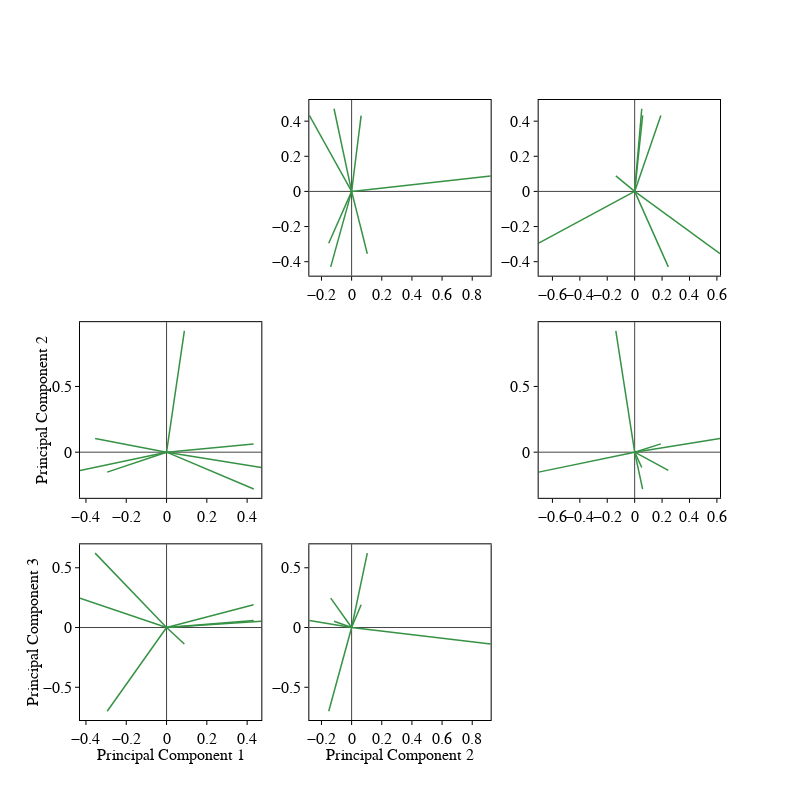

Write notebook code for a chart like this one.
### Markdown cell above
### Plot loadings of first 3 PCs ###

### Code cell
fig = make_subplots(rows=3, cols=3, vertical_spacing=0.075, shared_xaxes=False, shared_yaxes=False, horizontal_spacing=0.075)
for k in range(3):
    for l in range(3):
        if k!=l:
            for i, analyte in enumerate(features):
                fig.add_trace(go.Scatter(x=[0]+[pca.components_[l,i]],
                                             y=[0]+[pca.components_[k,i]],
                                             mode='lines', showlegend=False,
                                             line=dict(width=1.5, color='rgb(54, 146, 68)'),
                                             name=analyte), row=k+1, col=l+1)
                if k==2:
                    fig.update_xaxes(title='Principal Component '+str(l+1), ticks='outside', ticklen=4, tickangle=0, nticks=8, title_standoff=0.5,

                                      titlefont=dict(family='Myriad Pro', size=16, color='black'),row=k+1, col=l+1)
                if l==0:
                    fig.update_yaxes(title='Principal Component '+str(k+1), ticks='outside', ticklen=4, tickangle=0, title_standoff=0,
                                      titlefont=dict(family='Myriad Pro', size=16, color='black'),row=k+1, col=l+1)

                if k!=2:
                    fig.update_xaxes(ticks='')

                        
                        
fig.update_layout(height=800, width=800, legend_x= 0.1, legend_y=-0.15, legend_font=dict(family='Myriad Pro', size=12, color='black'), legend_orientation='h')
fig.update_xaxes(showline=True, linewidth=1, linecolor='black', mirror=True, side='bottom',
                              ticks='outside', ticklen=4, tickangle=0, nticks=8,
                              tickfont=dict(size=16, family='Myriad Pro', color='black'), tickcolor='black',
                              showgrid=False,zeroline=True)
fig.update_yaxes(showgrid=False, zeroline=True,
                            tickfont=dict(family='Myriad Pro',size=16, color='black'), tickcolor='black', 

                              showline=True, linewidth=1, linecolor='black', mirror=True,
                              ticks='outside', ticklen=4, tickangle=0)
            
plot(fig)
#pio.write_image(fig,"Figures/si_fig_red_pca_loadings.svg",format='svg')

### Figure 1 — Plotly figure (JSON) as saved in the notebook; plotly's stock layout.template omitted (floating-point values rounded to 4 significant figures)
{"data": [{"line": {"color": "rgb(54, 146, 68)", "width": 1.5}, "mode": "lines", "name": "acetate", "showlegend": false, "type": "scatter", "x": [0, -0.2805], "xaxis": "x2", "y": [0, 0.4328], "yaxis": "y2"}, {"line": {"color": "rgb(54, 146, 68)", "width": 1.5}, "mode": "lines", "name": "formate", "showlegend": false, "type": "scatter", "x": [0, -0.1166], "xaxis": "x2", "y": [0, 0.4705], "yaxis": "y2"}, {"line": {"color": "rgb(54, 146, 68)", "width": 1.5}, "mode": "lines", "name": "lactate", "showlegend": false, "type": "scatter", "x": [0, -0.1387], "xaxis": "x2", "y": [0, -0.4296], "yaxis": "y2"}, {"line": {"color": "rgb(54, 146, 68)", "width": 1.5}, "mode": "lines", "name": "pyruvate", "showlegend": false, "type": "scatter", "x": [0, -0.1519], "xaxis": "x2", "y": [0, -0.2946], "yaxis": "y2"}, {"line": {"color": "rgb(54, 146, 68)", "width": 1.5}, "mode": "lines", "name": "succinate", "showlegend": false, "type": "scatter", "x": [0, 0.104], "xaxis": "x2", "y": [0, -0.3546], "yaxis": "y2"}, {"line": {"color": "rgb(54, 146, 68)", "width": 1.5}, "mode": "lines", "name": "growth_rate", "showlegend": false, "type": "scatter", "x": [0, 0.06312], "xaxis": "x2", "y": [0, 0.4318], "yaxis": "y2"}, {"line": {"color": "rgb(54, 146, 68)", "width": 1.5}, "mode": "lines", "name": "biomass_yield", "showlegend": false, "type": "scatter", "x": [0, 0.9223], "xaxis": "x2", "y": [0, 0.08843], "yaxis": "y2"}, {"line": {"color": "rgb(54, 146, 68)", "width": 1.5}, "mode": "lines", "name": "acetate", "showlegend": false, "type": "scatter", "x": [0, 0.05826], "xaxis": "x3", "y": [0, 0.4328], "yaxis": "y3"}, {"line": {"color": "rgb(54, 146, 68)", "width": 1.5}, "mode": "lines", "name": "formate", "showlegend": false, "type": "scatter", "x": [0, 0.05184], "xaxis": "x3", "y": [0, 0.4705], "yaxis": "y3"}, {"line": {"color": "rgb(54, 146, 68)", "width": 1.5}, "mode": "lines", "name": "lactate", "showlegend": false, "type": "scatter", "x": [0, 0.2456], "xaxis": "x3", "y": [0, -0.4296], "yaxis": "y3"}, {"line": {"color": "rgb(54, 146, 68)", "width": 1.5}, "mode": "lines", "name": "pyruvate", "showlegend": false, "type": "scatter", "x": [0, -0.7004], "xaxis": "x3", "y": [0, -0.2946], "yaxis": "y3"}, {"line": {"color": "rgb(54, 146, 68)", "width": 1.5}, "mode": "lines", "name": "succinate", "showlegend": false, "type": "scatter", "x": [0, 0.6226], "xaxis": "x3", "y": [0, -0.3546], "yaxis": "y3"}, {"line": {"color": "rgb(54, 146, 68)", "width": 1.5}, "mode": "lines", "name": "growth_rate", "showlegend": false, "type": "scatter", "x": [0, 0.1911], "xaxis": "x3", "y": [0, 0.4318], "yaxis": "y3"}, {"line": {"color": "rgb(54, 146, 68)", "width": 1.5}, "mode": "lines", "name": "biomass_yield", "showlegend": false, "type": "scatter", "x": [0, -0.1374], "xaxis": "x3", "y": [0, 0.08843], "yaxis": "y3"}, {"line": {"color": "rgb(54, 146, 68)", "width": 1.5}, "mode": "lines", "name": "acetate", "showlegend": false, "type": "scatter", "x": [0, 0.4328], "xaxis": "x4", "y": [0, -0.2805], "yaxis": "y4"}, {"line": {"color": "rgb(54, 146, 68)", "width": 1.5}, "mode": "lines", "name": "formate", "showlegend": false, "type": "scatter", "x": [0, 0.4705], "xaxis": "x4", "y": [0, -0.1166], "yaxis": "y4"}, {"line": {"color": "rgb(54, 146, 68)", "width": 1.5}, "mode": "lines", "name": "lactate", "showlegend": false, "type": "scatter", "x": [0, -0.4296], "xaxis": "x4", "y": [0, -0.1387], "yaxis": "y4"}, {"line": {"color": "rgb(54, 146, 68)", "width": 1.5}, "mode": "lines", "name": "pyruvate", "showlegend": false, "type": "scatter", "x": [0, -0.2946], "xaxis": "x4", "y": [0, -0.1519], "yaxis": "y4"}, {"line": {"color": "rgb(54, 146, 68)", "width": 1.5}, "mode": "lines", "name": "succinate", "showlegend": false, "type": "scatter", "x": [0, -0.3546], "xaxis": "x4", "y": [0, 0.104], "yaxis": "y4"}, {"line": {"color": "rgb(54, 146, 68)", "width": 1.5}, "mode": "lines", "name": "growth_rate", "showlegend": false, "type": "scatter", "x": [0, 0.4318], "xaxis": "x4", "y": [0, 0.06312], "yaxis": "y4"}, {"line": {"color": "rgb(54, 146, 68)", "width": 1.5}, "mode": "lines", "name": "biomass_yield", "showlegend": false, "type": "scatter", "x": [0, 0.08843], "xaxis": "x4", "y": [0, 0.9223], "yaxis": "y4"}, {"line": {"color": "rgb(54, 146, 68)", "width": 1.5}, "mode": "lines", "name": "acetate", "showlegend": false, "type": "scatter", "x": [0, 0.05826], "xaxis": "x6", "y": [0, -0.2805], "yaxis": "y6"}, {"line": {"color": "rgb(54, 146, 68)", "width": 1.5}, "mode": "lines", "name": "formate", "showlegend": false, "type": "scatter", "x": [0, 0.05184], "xaxis": "x6", "y": [0, -0.1166], "yaxis": "y6"}, {"line": {"color": "rgb(54, 146, 68)", "width": 1.5}, "mode": "lines", "name": "lactate", "showlegend": false, "type": "scatter", "x": [0, 0.2456], "xaxis": "x6", "y": [0, -0.1387], "yaxis": "y6"}, {"line": {"color": "rgb(54, 146, 68)", "width": 1.5}, "mode": "lines", "name": "pyruvate", "showlegend": false, "type": "scatter", "x": [0, -0.7004], "xaxis": "x6", "y": [0, -0.1519], "yaxis": "y6"}, {"line": {"color": "rgb(54, 146, 68)", "width": 1.5}, "mode": "lines", "name": "succinate", "showlegend": false, "type": "scatter", "x": [0, 0.6226], "xaxis": "x6", "y": [0, 0.104], "yaxis": "y6"}, {"line": {"color": "rgb(54, 146, 68)", "width": 1.5}, "mode": "lines", "name": "growth_rate", "showlegend": false, "type": "scatter", "x": [0, 0.1911], "xaxis": "x6", "y": [0, 0.06312], "yaxis": "y6"}, {"line": {"color": "rgb(54, 146, 68)", "width": 1.5}, "mode": "lines", "name": "biomass_yield", "showlegend": false, "type": "scatter", "x": [0, -0.1374], "xaxis": "x6", "y": [0, 0.9223], "yaxis": "y6"}, {"line": {"color": "rgb(54, 146, 68)", "width": 1.5}, "mode": "lines", "name": "acetate", "showlegend": false, "type": "scatter", "x": [0, 0.4328], "xaxis": "x7", "y": [0, 0.05826], "yaxis": "y7"}, {"line": {"color": "rgb(54, 146, 68)", "width": 1.5}, "mode": "lines", "name": "formate", "showlegend": false, "type": "scatter", "x": [0, 0.4705], "xaxis": "x7", "y": [0, 0.05184], "yaxis": "y7"}, {"line": {"color": "rgb(54, 146, 68)", "width": 1.5}, "mode": "lines", "name": "lactate", "showlegend": false, "type": "scatter", "x": [0, -0.4296], "xaxis": "x7", "y": [0, 0.2456], "yaxis": "y7"}, {"line": {"color": "rgb(54, 146, 68)", "width": 1.5}, "mode": "lines", "name": "pyruvate", "showlegend": false, "type": "scatter", "x": [0, -0.2946], "xaxis": "x7", "y": [0, -0.7004], "yaxis": "y7"}, {"line": {"color": "rgb(54, 146, 68)", "width": 1.5}, "mode": "lines", "name": "succinate", "showlegend": false, "type": "scatter", "x": [0, -0.3546], "xaxis": "x7", "y": [0, 0.6226], "yaxis": "y7"}, {"line": {"color": "rgb(54, 146, 68)", "width": 1.5}, "mode": "lines", "name": "growth_rate", "showlegend": false, "type": "scatter", "x": [0, 0.4318], "xaxis": "x7", "y": [0, 0.1911], "yaxis": "y7"}, {"line": {"color": "rgb(54, 146, 68)", "width": 1.5}, "mode": "lines", "name": "biomass_yield", "showlegend": false, "type": "scatter", "x": [0, 0.08843], "xaxis": "x7", "y": [0, -0.1374], "yaxis": "y7"}, {"line": {"color": "rgb(54, 146, 68)", "width": 1.5}, "mode": "lines", "name": "acetate", "showlegend": false, "type": "scatter", "x": [0, -0.2805], "xaxis": "x8", "y": [0, 0.05826], "yaxis": "y8"}, {"line": {"color": "rgb(54, 146, 68)", "width": 1.5}, "mode": "lines", "name": "formate", "showlegend": false, "type": "scatter", "x": [0, -0.1166], "xaxis": "x8", "y": [0, 0.05184], "yaxis": "y8"}, {"line": {"color": "rgb(54, 146, 68)", "width": 1.5}, "mode": "lines", "name": "lactate", "showlegend": false, "type": "scatter", "x": [0, -0.1387], "xaxis": "x8", "y": [0, 0.2456], "yaxis": "y8"}, {"line": {"color": "rgb(54, 146, 68)", "width": 1.5}, "mode": "lines", "name": "pyruvate", "showlegend": false, "type": "scatter", "x": [0, -0.1519], "xaxis": "x8", "y": [0, -0.7004], "yaxis": "y8"}, {"line": {"color": "rgb(54, 146, 68)", "width": 1.5}, "mode": "lines", "name": "succinate", "showlegend": false, "type": "scatter", "x": [0, 0.104], "xaxis": "x8", "y": [0, 0.6226], "yaxis": "y8"}, {"line": {"color": "rgb(54, 146, 68)", "width": 1.5}, "mode": "lines", "name": "growth_rate", "showlegend": false, "type": "scatter", "x": [0, 0.06312], "xaxis": "x8", "y": [0, 0.1911], "yaxis": "y8"}, {"line": {"color": "rgb(54, 146, 68)", "width": 1.5}, "mode": "lines", "name": "biomass_yield", "showlegend": false, "type": "scatter", "x": [0, 0.9223], "xaxis": "x8", "y": [0, -0.1374], "yaxis": "y8"}], "layout": {"height": 800, "legend": {"font": {"color": "black", "family": "Myriad Pro", "size": 12}, "orientation": "h", "x": 0.1, "y": -0.15}, "width": 800, "xaxis": {"anchor": "y", "domain": [0, 0.2833], "linecolor": "black", "linewidth": 1, "mirror": true, "nticks": 8, "showgrid": false, "showline": true, "side": "bottom", "tickangle": 0, "tickcolor": "black", "tickfont": {"color": "black", "family": "Myriad Pro", "size": 16}, "ticklen": 4, "ticks": "outside", "zeroline": true}, "xaxis2": {"anchor": "y2", "domain": [0.3583, 0.6417], "linecolor": "black", "linewidth": 1, "mirror": true, "nticks": 8, "showgrid": false, "showline": true, "side": "bottom", "tickangle": 0, "tickcolor": "black", "tickfont": {"color": "black", "family": "Myriad Pro", "size": 16}, "ticklen": 4, "ticks": "outside", "zeroline": true}, "xaxis3": {"anchor": "y3", "domain": [0.7167, 1], "linecolor": "black", "linewidth": 1, "mirror": true, "nticks": 8, "showgrid": false, "showline": true, "side": "bottom", "tickangle": 0, "tickcolor": "black", "tickfont": {"color": "black", "family": "Myriad Pro", "size": 16}, "ticklen": 4, "ticks": "outside", "zeroline": true}, "xaxis4": {"anchor": "y4", "domain": [0, 0.2833], "linecolor": "black", "linewidth": 1, "mirror": true, "nticks": 8, "showgrid": false, "showline": true, "side": "bottom", "tickangle": 0, "tickcolor": "black", "tickfont": {"color": "black", "family": "Myriad Pro", "size": 16}, "ticklen": 4, "ticks": "outside", "zeroline": true}, "xaxis5": {"anchor": "y5", "domain": [0.3583, 0.6417], "linecolor": "black", "linewidth": 1, "mirror": true, "nticks": 8, "showgrid": false, "showline": true, "side": "bottom", "tickangle": 0, "tickcolor": "black", "tickfont": {"color": "black", "family": "Myriad Pro", "size": 16}, "ticklen": 4, "ticks": "outside", "zeroline": true}, "xaxis6": {"anchor": "y6", "domain": [0.7167, 1], "linecolor": "black", "linewidth": 1, "mirror": true, "nticks": 8, "showgrid": false, "showline": true, "side": "bottom", "tickangle": 0, "tickcolor": "black", "tickfont": {"color": "black", "family": "Myriad Pro", "size": 16}, "ticklen": 4, "ticks": "outside", "zeroline": true}, "xaxis7": {"anchor": "y7", "domain": [0, 0.2833], "linecolor": "black", "linewidth": 1, "mirror": true, "nticks": 8, "showgrid": false, "showline": true, "side": "bottom", "tickangle": 0, "tickcolor": "black", "tickfont": {"color": "black", "family": "Myriad Pro", "size": 16}, "ticklen": 4, "ticks": "outside", "title": {"font": {"color": "black", "family": "Myriad Pro", "size": 16}, "standoff": 0.5, "text": "Principal Component 1"}, "zeroline": true}, "xaxis8": {"anchor": "y8", "domain": [0.3583, 0.6417], "linecolor": "black", "linewidth": 1, "mirror": true, "nticks": 8, "showgrid": false, "showline": true, "side": "bottom", "tickangle": 0, "tickcolor": "black", "tickfont": {"color": "black", "family": "Myriad Pro", "size": 16}, "ticklen": 4, "ticks": "outside", "title": {"font": {"color": "black", "family": "Myriad Pro", "size": 16}, "standoff": 0.5, "text": "Principal Component 2"}, "zeroline": true}, "xaxis9": {"anchor": "y9", "domain": [0.7167, 1], "linecolor": "black", "linewidth": 1, "mirror": true, "nticks": 8, "showgrid": false, "showline": true, "side": "bottom", "tickangle": 0, "tickcolor": "black", "tickfont": {"color": "black", "family": "Myriad Pro", "size": 16}, "ticklen": 4, "ticks": "outside", "zeroline": true}, "yaxis": {"anchor": "x", "domain": [0.7167, 1], "linecolor": "black", "linewidth": 1, "mirror": true, "showgrid": false, "showline": true, "tickangle": 0, "tickcolor": "black", "tickfont": {"color": "black", "family": "Myriad Pro", "size": 16}, "ticklen": 4, "ticks": "outside", "zeroline": true}, "yaxis2": {"anchor": "x2", "domain": [0.7167, 1], "linecolor": "black", "linewidth": 1, "mirror": true, "showgrid": false, "showline": true, "tickangle": 0, "tickcolor": "black", "tickfont": {"color": "black", "family": "Myriad Pro", "size": 16}, "ticklen": 4, "ticks": "outside", "zeroline": true}, "yaxis3": {"anchor": "x3", "domain": [0.7167, 1], "linecolor": "black", "linewidth": 1, "mirror": true, "showgrid": false, "showline": true, "tickangle": 0, "tickcolor": "black", "tickfont": {"color": "black", "family": "Myriad Pro", "size": 16}, "ticklen": 4, "ticks": "outside", "zeroline": true}, "yaxis4": {"anchor": "x4", "domain": [0.3583, 0.6417], "linecolor": "black", "linewidth": 1, "mirror": true, "showgrid": false, "showline": true, "tickangle": 0, "tickcolor": "black", "tickfont": {"color": "black", "family": "Myriad Pro", "size": 16}, "ticklen": 4, "ticks": "outside", "title": {"font": {"color": "black", "family": "Myriad Pro", "size": 16}, "standoff": 0, "text": "Principal Component 2"}, "zeroline": true}, "yaxis5": {"anchor": "x5", "domain": [0.3583, 0.6417], "linecolor": "black", "linewidth": 1, "mirror": true, "showgrid": false, "showline": true, "tickangle": 0, "tickcolor": "black", "tickfont": {"color": "black", "family": "Myriad Pro", "size": 16}, "ticklen": 4, "ticks": "outside", "zeroline": true}, "yaxis6": {"anchor": "x6", "domain": [0.3583, 0.6417], "linecolor": "black", "linewidth": 1, "mirror": true, "showgrid": false, "showline": true, "tickangle": 0, "tickcolor": "black", "tickfont": {"color": "black", "family": "Myriad Pro", "size": 16}, "ticklen": 4, "ticks": "outside", "zeroline": true}, "yaxis7": {"anchor": "x7", "domain": [0, 0.2833], "linecolor": "black", "linewidth": 1, "mirror": true, "showgrid": false, "showline": true, "tickangle": 0, "tickcolor": "black", "tickfont": {"color": "black", "family": "Myriad Pro", "size": 16}, "ticklen": 4, "ticks": "outside", "title": {"font": {"color": "black", "family": "Myriad Pro", "size": 16}, "standoff": 0, "text": "Principal Component 3"}, "zeroline": true}, "yaxis8": {"anchor": "x8", "domain": [0, 0.2833], "linecolor": "black", "linewidth": 1, "mirror": true, "showgrid": false, "showline": true, "tickangle": 0, "tickcolor": "black", "tickfont": {"color": "black", "family": "Myriad Pro", "size": 16}, "ticklen": 4, "ticks": "outside", "zeroline": true}, "yaxis9": {"anchor": "x9", "domain": [0, 0.2833], "linecolor": "black", "linewidth": 1, "mirror": true, "showgrid": false, "showline": true, "tickangle": 0, "tickcolor": "black", "tickfont": {"color": "black", "family": "Myriad Pro", "size": 16}, "ticklen": 4, "ticks": "outside", "zeroline": true}}}
